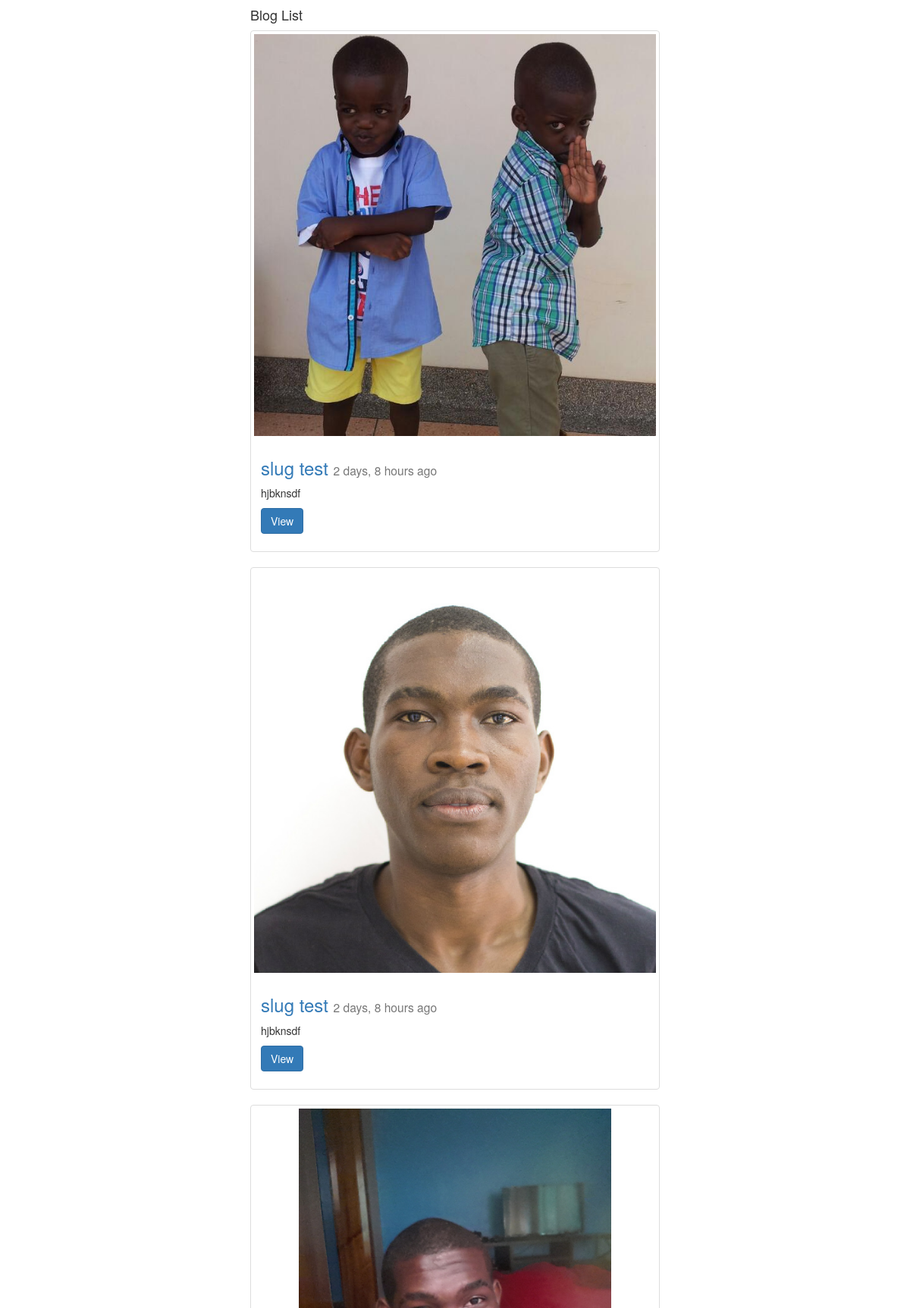
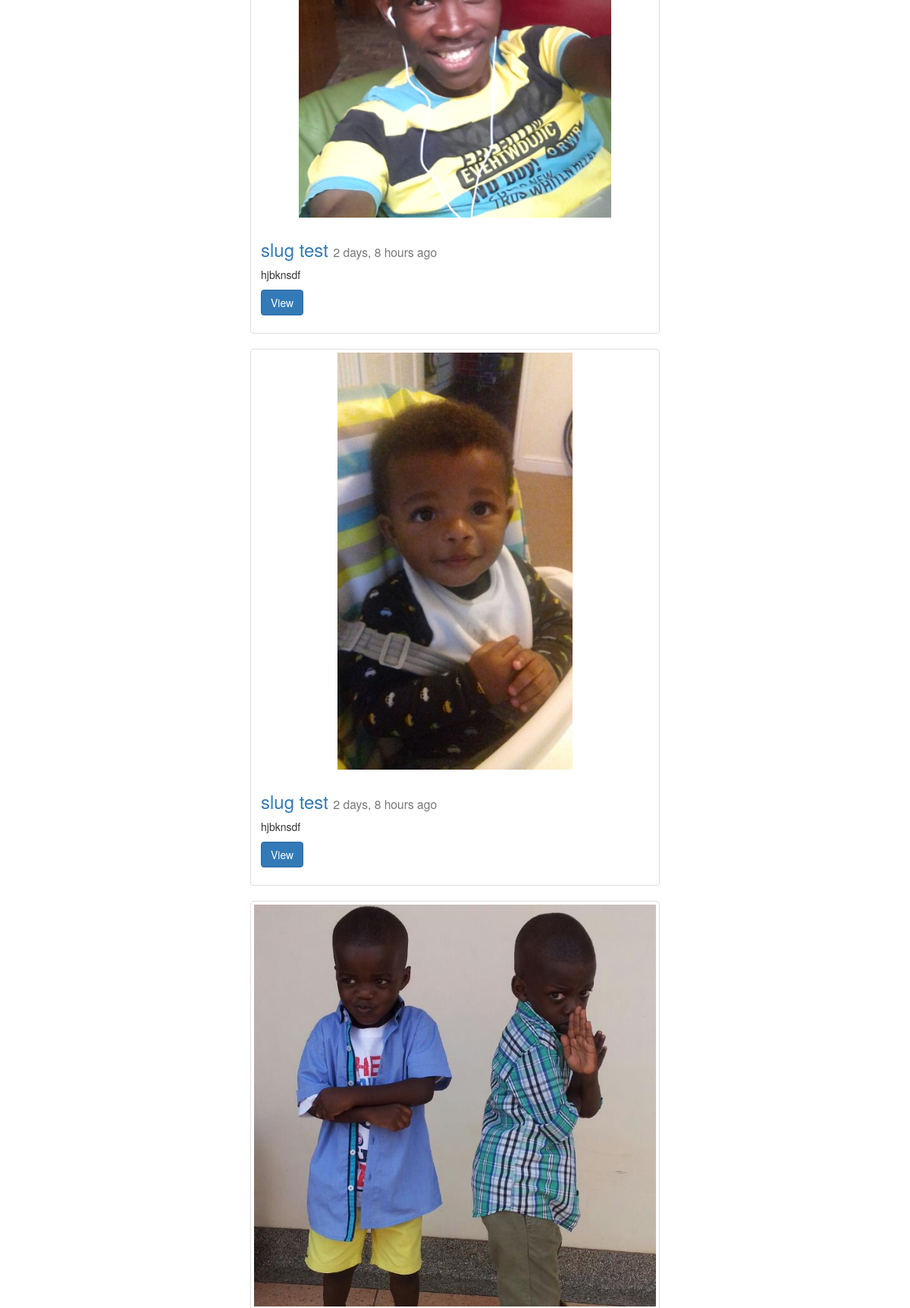
The page / (upper part) on the database its author committed (2 pictures, top to bottom).
### blog/models.py (models this page shows, shortened)
class Post(models.Model):
    slug = models.SlugField(unique=True)
    title = models.CharField(max_length=120)
    content = models.TextField()
    image = models.ImageField(
        upload_to=upload_location,
        null=True,
        blank=True,
        width_field='width_field',
        height_field='height_field'
    )
    width_field = models.IntegerField(default=0)
    height_field = models.IntegerField(default=0)
    timestamp = models.DateTimeField(auto_now=False, auto_now_add=True)
    updated = models.DateTimeField(auto_now=True, auto_now_add=False)
    def get_absolute_url(self):
        return reverse('blogs:detail', kwargs={'slug': self.slug})
    class Meta:
        ordering = ['-id', '-timestamp', '-updated']

### blog/views.py (the view)
# urls.py: url(r'^$', views.posts_list, name='list'),
def posts_list(request):
    queryset = Post.objects.all()
    paginator = Paginator(queryset, 10) # Show 10 contacts per page
    page_req = 'page'
    page = request.GET.get(page_req)
    try:
        posts = paginator.page(page)
    except PageNotAnInteger:
        posts = paginator.page(1)
    except EmptyPage:
        posts = paginator.page(paginator.num_pages)
    context_data = {
        'title': 'List',
        'posts': posts,
        'page_req': page_req
    }
    return render(request, 'post_list.html', context_data)

### templates/post_list.html (shortened to what this page needs)
{% extends "base.html" %} {% block content %}
<div class="col-sm-6 col-sm-offset-3">
	<h4>Blog {{ title }}</h4>
	{% for post in posts%}
	<div class="row">
		<div class="col-sm-12">
			<div class="thumbnail">
				{% if post.image %}
					<img src="{{ post.image.url }}" alt="{{post.title}}" height="150px" class="img-responsive" />
				{% endif %}
				<div class="caption">
					<h3><a href="{{ post.get_absolute_url }}"> {{ post.title }} </a> <small>{{ post.timestamp|timesince }} ago</small></h3>
					<p>{{ post.content|linebreaks|truncatechars:50 }}</p>
					<p><a href="{{ post.get_absolute_url }}" class="btn btn-primary" role="button">View</a></p>
				</div>
			</div>
		</div>
	</div>
	{% endfor %}
</div>
{% endblock content %}

### templates/base.html (shortened to what this page needs)
{% load staticfiles %}
<!DOCTYPE html>
<html lang="en">
    <head>
        <link rel="stylesheet" href="https://maxcdn.bootstrapcdn.com/bootstrap/3.3.7/css/bootstrap.min.css">
        <link href='{% static "styles/main.css" %}' rel="stylesheet">
    </head>
    <body>
        <div class='container'>
            {% block content %}
            {% endblock content %}
        </div>
    </body>
</html>

### static/styles/main.css (style rules this page uses)
.thumbnail > img { max-height: 550px; }

### rows shown on the page
Post: image (picture), title "slug test", timestamp "2 days, 8 hours", content "hjbknsdf"
Post: image (picture), title "slug test", timestamp "2 days, 8 hours", content "hjbknsdf"
Post: image (picture), title "slug test", timestamp "2 days, 8 hours", content "hjbknsdf"
Post: image (picture), title "slug test", timestamp "2 days, 8 hours", content "hjbknsdf"
Post: image (picture)

### other values the page prints
{{ title }} "List"
